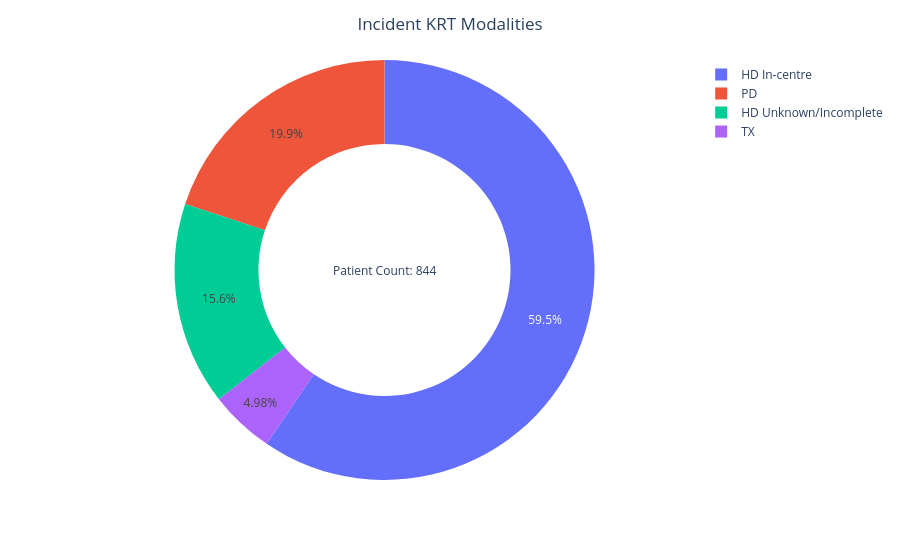

Notebook source saved alongside this figure:
### Code cell
display(Markdown(dialysis_descriptions["INCIDENT_HOME_THERAPIES"]))
centre_text = f'Patient Count: {dialysis_stats.units[satunit].incident_home_therapies.metadata.population_size}'
incident_patients = px.pie(
    names = dialysis_stats.units[satunit].incident_home_therapies.data.x,
    values = dialysis_stats.units[satunit].incident_home_therapies.data.y,
    hole=0.6,
    #color = label_colors.keys(),
    #color_discrete_map = label_colors,
)
incident_patients.add_annotation(
    dict(x=0.5, y=0.5,  align='center', showarrow = False, text=centre_text)
)
incident_patients.update_layout(title_text=dialysis_stats.units[satunit].incident_home_therapies.metadata.title, title_x=0.5)

incident_patients.show()

### Figure 1 — Plotly figure (JSON) as saved in the notebook; plotly's stock layout.template omitted (floating-point values rounded to 4 significant figures)
{"data": [{"domain": {"x": [0, 1], "y": [0, 1]}, "hole": 0.6, "hovertemplate": "label=%{label}<br>value=%{value}<extra></extra>", "labels": ["HD In-centre", "HD Unknown/Incomplete", "PD", "TX"], "legendgroup": "", "name": "", "showlegend": true, "type": "pie", "values": [502, 132, 168, 42]}], "layout": {"annotations": [{"align": "center", "showarrow": false, "text": "Patient Count: 844", "x": 0.5, "y": 0.5}], "legend": {"tracegroupgap": 0}, "margin": {"t": 60}, "title": {"text": "Incident KRT Modalities", "x": 0.5}}}
